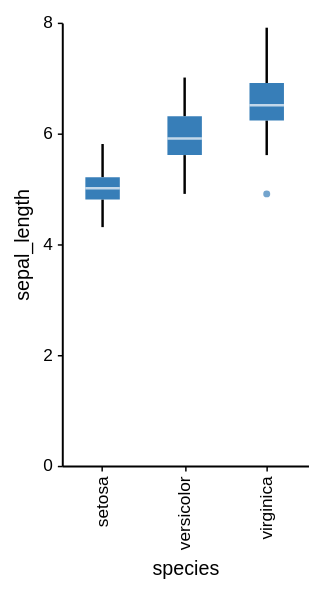

Notebook cell for this chart:
### Code cell
p = alt.Chart(df).mark_boxplot().encode(x='species', y='sepal_length')#, color=alt.Color('species', legend=None))
# outliers={'size':8,'filled':True}
p = p.properties(height=180, width=100)
p
# print(p.to_json())
# alts.save(p, '../../../salam.pdf')

### Figure 1 — Vega-Lite specification as saved in the notebook (floating-point values rounded to 4 significant figures; data arrays with more than 128 entries replaced by an {"elided": "..."} marker saying what was removed)
{"config": {"font": "Helvetica", "scheme": "set1", "color": {"field": "color", "type": "Set1"}, "view": {"strokeWidth": 0}, "axis": {"grid": false, "domainColor": "black", "domainWidth": 0.8, "tickColor": "black", "tickSize": 2, "tickWidth": 0.6, "labelFontWeight": "normal", "titleFontWeight": "normal", "labelFontSize": 7, "titleFontSize": 8}, "range": {"category": ["#377EB8", "#E41A1C", "#4DAF4A", "#984EA3", "#FF7F00", "#A55628"], "heatmap": {"scheme": "viridis"}, "ordinal": {"scheme": "set1"}, "ramp": {"scheme": "set1"}, "diverging": {"scheme": "set1"}}, "legend": {"labelFontWeight": "normal", "titleFontWeight": "normal", "labelFontSize": 7, "titleFontSize": 8, "symbolOpacity": 1, "symbolStrokeWidth": 0}, "boxplot": {"outliers": {"size": 8, "filled": true}}, "area": {"line": true, "fillOpacity": 0.4}, "mark": {"color": "#377EB8"}}, "data": {"name": "data-a4bd480ea976f54878a155ce12ba18ce"}, "mark": "boxplot", "encoding": {"x": {"field": "species", "type": "nominal"}, "y": {"field": "sepal_length", "type": "quantitative"}}, "height": 180, "width": 100, "$schema": "https://vega.github.io/schema/vega-lite/v4.17.0.json", "datasets": {"data-a4bd480ea976f54878a155ce12ba18ce": {"elided": "150 records"}}}
